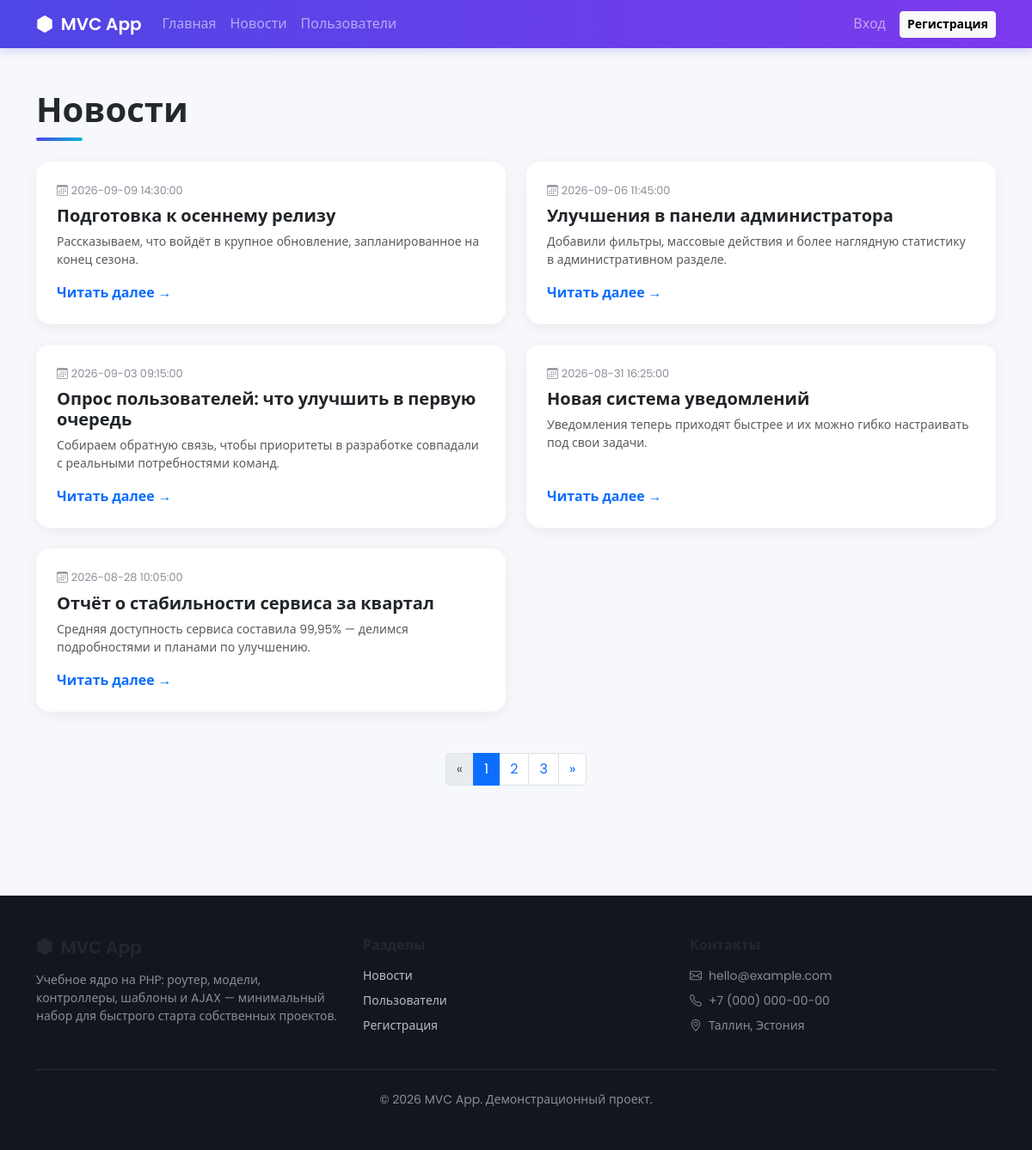
/news/index, run on the app's committed database.
### tables this page shows
CREATE TABLE IF NOT EXISTS news (
    id INT UNSIGNED AUTO_INCREMENT PRIMARY KEY,
    title VARCHAR(200) NOT NULL,
    slug VARCHAR(220) NOT NULL UNIQUE,
    excerpt VARCHAR(500) NOT NULL,
    content TEXT NOT NULL,
    created_at DATETIME NOT NULL
);

### core/View.php (called while the page is built, shortened)
<?php
class View
{
    private string $viewsPath;
    public function __construct()
    {
        $this->viewsPath = BASE_PATH . '/app/views/';
    }
    public function render(string $viewPath, array $data = []): void
    {
        $content = $this->renderPartial($viewPath, $data);
    }
    public function renderPartial(string $viewPath, array $data = []): string
    {
        $file = $this->viewsPath . $viewPath . '.php';
        extract($data, EXTR_SKIP);
        require $file;
        return ob_get_clean();
    }
}

### core/Controller.php (called while the page is built, shortened)
<?php
abstract class Controller
{
    protected View $view;
    public function __construct(array $params = [])
    {
        $this->view   = new View();
    }
    protected function model(string $name): mixed
    {
        $class = ucfirst($name) . 'Model';
        $file  = BASE_PATH . '/app/models/' . $class . '.php';
        return new $class();
    }
    protected function render(string $viewPath, array $data = []): void
    {
        $this->view->render($viewPath, $data);
    }
}

### app/controllers/NewsController.php (called while the page is built, shortened)
<?php
class NewsController extends Controller
{
    public function indexAction(array $params): void
    {
        $page = max(1, (int)($params['page'] ?? 1));
        $newsModel = $this->model('news');
        $total      = $newsModel->countAll();
        $totalPages = max(1, (int)ceil($total / self::PER_PAGE));
        $page       = min($page, $totalPages);
        $items = $newsModel->getPaginated($page, self::PER_PAGE);
        $this->render('news/index', [
            'title'      => 'Новости',
            'items'      => $items,
            'page'       => $page,
            'totalPages' => $totalPages,
        ]);
    }
}

### core/Router.php (called while the page is built, shortened)
<?php
class Router
{
    private string $actionName     = DEFAULT_ACTION;
    private array  $params         = [];
    private function parseUri(): void
    {
        $uri = $_SERVER['REQUEST_URI'] ?? '/';
        $uri = parse_url($uri, PHP_URL_PATH) ?? '/';
        if (BASE_URL !== '/' && str_starts_with($uri, BASE_URL)) {
            $uri = substr($uri, strlen(BASE_URL));
        } else {
            $uri = ltrim($uri, '/');
        }
        $uri = trim($uri, '/');
        $segments = explode('/', $uri);
        $segments = array_map('urldecode', $segments);
        if (!empty($segments[1])) {
            $this->actionName = $segments[1];
        }
    }
    private function actionMethod(): string
    {
        $name = preg_replace('/[^a-zA-Z0-9_]/', '', $this->actionName);
        return lcfirst($name) . 'Action';
    }
    public function run(): void
    {
        $controller = new $controllerClass($this->params);
        $method = $this->actionMethod();
        $controller->$method($this->params);
    }
}

### index.php (called while the page is built, shortened)
<?php
$router = new Router();
$router->run();

### core/Autoloader.php (called while the page is built, shortened)
<?php
spl_autoload_register(function (string $class) {
    $dirs = [
        BASE_PATH . '/core/',
        BASE_PATH . '/app/models/',
        BASE_PATH . '/app/controllers/',
    ];
    foreach ($dirs as $dir) {
        $file = $dir . $class . '.php';
        if (is_file($file)) {
            return;
        }
    }
});

### core/Db.php (called while the page is built, shortened)
<?php
class Db
{
    private static ?Db $instance = null;
    private PDO $pdo;
    private function __construct()
    {
        $dsn = 'mysql:host=' . DB_HOST . ';dbname=' . DB_NAME . ';charset=' . DB_CHARSET;
        try {
            $this->pdo = new PDO($dsn, DB_USER, DB_PASS, [
                PDO::ATTR_ERRMODE            => PDO::ERRMODE_EXCEPTION,
                PDO::ATTR_DEFAULT_FETCH_MODE => PDO::FETCH_ASSOC,
                PDO::ATTR_EMULATE_PREPARES   => false,
            ]);
        } catch (PDOException $e) {
            if (DEBUG) {
                die('Ошибка подключения к БД: ' . $e->getMessage());
            }
            die('Ошибка подключения к базе данных.');
        }
    }
    public static function getInstance(): Db
    {
        if (self::$instance === null) {
            self::$instance = new self();
        }
        return self::$instance;
    }
    public function query(string $sql, array $params = []): PDOStatement
    {
        $stmt = $this->pdo->prepare($sql);
        $stmt->execute($params);
        return $stmt;
    }
    public function all(string $sql, array $params = []): array
    {
        return $this->query($sql, $params)->fetchAll();
    }
    public function one(string $sql, array $params = []): array|false
    {
        return $this->query($sql, $params)->fetch();
    }
}

### core/Model.php (called while the page is built, shortened)
<?php
abstract class Model
{
    public function __construct()
    {
        $this->db = Db::getInstance();
    }
}

### app/models/NewsModel.php (called while the page is built, shortened)
<?php
class NewsModel extends Model
{
    public function getPaginated(int $page, int $perPage = 5): array
    {
        $page    = max(1, $page);
        $perPage = max(1, $perPage);
        $offset  = ($page - 1) * $perPage;
        $sql = "SELECT id, title, slug, excerpt, created_at
                FROM news
                ORDER BY created_at DESC
                LIMIT {$perPage} OFFSET {$offset}";
        return $this->db->all($sql);
    }
    public function countAll(): int
    {
        $row = $this->db->one('SELECT COUNT(*) AS cnt FROM news');
        return (int)($row['cnt'] ?? 0);
    }
}

### app/views/news/index.php (the view)
<section class="container py-5">
    <h1 class="section-title mb-4"><?= htmlspecialchars($title) ?></h1>
    <?php if (empty($items)): ?>
        <p class="text-muted">Новостей пока нет.</p>
    <?php else: ?>
        <div class="row g-4 mb-5">
            <?php foreach ($items as $news): ?>
                <div class="col-md-6">
                    <div class="card news-card p-4 h-100">
                        <div class="news-date mb-2">
                            <i class="bi bi-calendar3 me-1"></i><?= htmlspecialchars($news['created_at']) ?>
                        </div>
                        <h5 class="fw-semibold">
                            <a class="text-decoration-none text-dark" href="<?= BASE_URL ?>news/view/slug/<?= urlencode($news['slug']) ?>">
                                <?= htmlspecialchars($news['title']) ?>
                            </a>
                        </h5>
                        <p class="text-muted small mb-3"><?= htmlspecialchars($news['excerpt']) ?></p>
                        <a href="<?= BASE_URL ?>news/view/slug/<?= urlencode($news['slug']) ?>" class="fw-semibold text-decoration-none mt-auto">
                            Читать далее &rarr;
                        </a>
                    </div>
                </div>
            <?php endforeach; ?>
        </div>
        <?php if ($totalPages > 1): ?>
            <nav aria-label="Навигация по страницам новостей">
                <ul class="pagination justify-content-center">
                    <li class="page-item <?= $page <= 1 ? 'disabled' : '' ?>">
                        <a class="page-link" href="<?= BASE_URL ?>news/index/page/<?= max(1, $page - 1) ?>">&laquo;</a>
                    </li>
                    <?php for ($p = 1; $p <= $totalPages; $p++): ?>
                        <li class="page-item <?= $p === $page ? 'active' : '' ?>">
                            <a class="page-link" href="<?= BASE_URL ?>news/index/page/<?= $p ?>"><?= $p ?></a>
                        </li>
                    <?php endfor; ?>
                    <li class="page-item <?= $page >= $totalPages ? 'disabled' : '' ?>">
                        <a class="page-link" href="<?= BASE_URL ?>news/index/page/<?= min($totalPages, $page + 1) ?>">&raquo;</a>
                    </li>
                </ul>
            </nav>
        <?php endif; ?>
    <?php endif; ?>
</section>

### public/css/style.css (style rules this page uses)
:root { --brand-1: #4f46e5; --brand-2: #7c3aed; --brand-3: #06b6d4; }
body { font-family: 'Poppins', system-ui, sans-serif; background: #f7f8fb; color: #24272b; }
.news-card { border: none; border-radius: 16px; box-shadow: 0 4px 16px rgba(24, 24, 40, .06); transition: transform .2s ease, box-shadow .2s ease; height: 100%; }
.news-date { font-size: .8rem; color: #8a8f98; }
.section-title { font-weight: 600; position: relative; padding-bottom: 12px; }
.section-title::after { content: ""; position: absolute; left: 0; bottom: 0; width: 54px; height: 4px; border-radius: 4px; background: linear-gradient(90deg, var(--brand-1), var(--brand-3)); }

### data on the page
news: created_at "2026-09-09 14:30:00", title "Подготовка к осеннему релизу", excerpt "Рассказываем, что войдёт в крупное обновление, запланированное на конец сезона."
news: created_at "2026-09-06 11:45:00", title "Улучшения в панели администратора", excerpt "Добавили фильтры, массовые действия и более наглядную статистику в административном разделе."
news: created_at "2026-09-03 09:15:00", title "Опрос пользователей: что улучшить в первую очередь", excerpt "Собираем обратную связь, чтобы приоритеты в разработке совпадали с реальными потребностями команд."
news: created_at "2026-08-31 16:25:00", title "Новая система уведомлений", excerpt "Уведомления теперь приходят быстрее и их можно гибко настраивать под свои задачи."
news: created_at "2026-08-28 10:05:00", title "Отчёт о стабильности сервиса за квартал", excerpt "Средняя доступность сервиса составила 99,95% — делимся подробностями и планами по улучшению."

### other printed values
$title "Новости"
